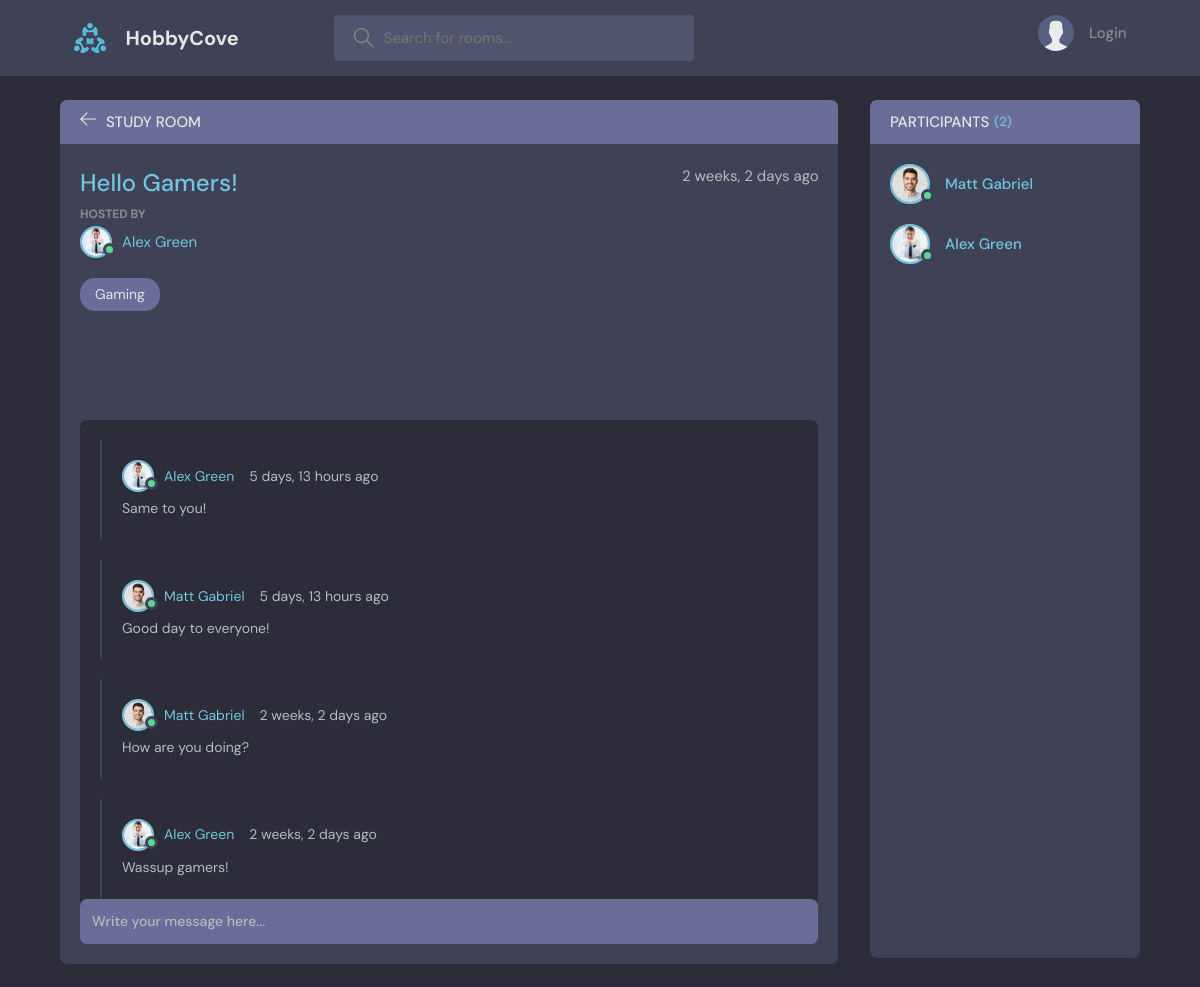
Page /room/2/ on the committed database.
### base/models.py (models this page shows, shortened)
class Room(models.Model):
    host = models.ForeignKey(User, on_delete = models.SET_NULL, null = True)
    topic = models.ForeignKey(Topic, on_delete = models.SET_NULL, null = True)
    name = models.CharField(max_length  = 200)
    description = models.TextField(null = True, blank = True)
    participants = models.ManyToManyField(User, related_name='participants', blank = True)
    updated = models.DateTimeField(auto_now = True)
    created = models.DateTimeField(auto_now_add = True)
    class Meta:
        ordering = ['-updated', '-created']

class User(AbstractUser):
    name = models.CharField(max_length = 200, null = True)
    email = models.EmailField(unique = True, null = True)
    bio = models.TextField(null = True)
    avatar = models.ImageField(null = True, default = "avatar.svg")
    USERNAME_FIELD = 'email'
    REQUIRED_FIELDS = []

class Topic(models.Model):
    name = models.CharField(max_length = 200)
    def __str__(self):
        return self.name

class Message(models.Model):
    user = models.ForeignKey(User, on_delete = models.CASCADE)
    room = models.ForeignKey(Room, on_delete = models.CASCADE)
    body = models.TextField()
    updated = models.DateTimeField(auto_now = True)
    created = models.DateTimeField(auto_now_add = True)
    class Meta:
        ordering = ['-updated', '-created']

### base/views.py (the view, shortened to what this page needs)
# urls.py: path('room/<str:pk>/', views.room, name = 'room'),
def room(request, pk):
    room = Room.objects.get(id = pk)
    room_messages = room.message_set.all()
    participants = room.participants.all()
    context = {'room': room, 'room_messages': room_messages,
               'participants': participants}
    return render(request, 'base/room.html', context)

### base/templates/base/room.html (shortened to what this page needs)
{% extends 'main.html' %}
{% block content %}
<main class="profile-page layout layout--2">
  <div class="container">
    <div class="room">
      <div class="room__top">
        <div class="room__topLeft">
          <a href="{% url 'home' %}">
            <svg version="1.1" xmlns="http://www.w3.org/2000/svg" width="32" height="32" viewBox="0 0 32 32">
              <title>arrow-left</title>
              <path
                d="M13.723 2.286l-13.723 13.714 13.719 13.714 1.616-1.611-10.96-10.96h27.625v-2.286h-27.625l10.965-10.965-1.616-1.607z"
              ></path>
            </svg>
          </a>
          <h3>Study Room</h3>
        </div>
      </div>
      <div class="room__box scroll">
        <div class="room__header scroll">
          <div class="room__info">
            <h3>{{room.name}}</h3>
            <span>{{room.created|timesince}} ago</span>
          </div>
          <div class="room__hosted">
            <p>Hosted By</p>
            <a href="{% url 'user-profile' room.host.id %}" class="room__author">
              <div class="avatar avatar--small active">
                <img src="{{room.host.avatar.url}}" />
              </div>
              <span>{{room.host.name}}</span>
            </a>
          </div>
          <span class="room__topics">{{room.topic}}</span>
        </div>
        <div class="room__conversation">
          <div class="threads scroll">
            {% for message in room_messages %}
            <div class="thread">
              <div class="thread__top">
                <div class="thread__author">
                  <a href="{% url 'user-profile' message.user.id %}" class="thread__authorInfo">
                    <div class="avatar avatar--small active">
                      <img src="{{message.user.avatar.url}}" />
                    </div>
                    <span>{{message.user.name}}</span>
                  </a>
                  <span class="thread__date">{{message.created|timesince}} ago</span>
                </div>
              </div>
              <div class="thread__details">
                {{message.body}}
              </div>
            </div>
            {% endfor %}
          </div>
        </div>
      </div>
      <div class="room__message">
        <form action="" method="POST">
          <input name="body" placeholder="Write your message here..." />
        </form>
      </div>
    </div>
    <div class="participants">
      <h3 class="participants__top">Participants <span>({{participants.count}})</span></h3>
      <div class="participants__list scroll">
        {% for participant in participants %}
        <a href="{% url 'user-profile' user.id %}" class="participant">
          <div class="avatar avatar--medium active">
            <img src="{{participant.avatar.url}}" />
          </div>
          <p>
            <span>{{participant.name}}</span>
          </p>
        </a>
        {% endfor %}
      </div>
    </div>
  </div>
</main>
{% endblock content %}

### rows in the picture
Room: name "Hello Gamers!", created "2 weeks, 2 days", host.avatar (picture), host.name "Alex Green", topic "Gaming"
Message: user.avatar (picture), user.name "Alex Green", created "5 days, 13 hours", body "Same to you!"
Message: user.avatar (picture), user.name "Matt Gabriel", created "5 days, 13 hours", body "Good day to everyone!"
Message: user.avatar (picture), user.name "Matt Gabriel", created "2 weeks, 2 days", body "How are you doing?"
Message: user.avatar (picture), user.name "Alex Green", created "2 weeks, 2 days", body "Wassup gamers!"
User: avatar (picture), name "Matt Gabriel"
User: avatar (picture), name "Alex Green"

### other values in the picture
{{ participants.count }} "2"
